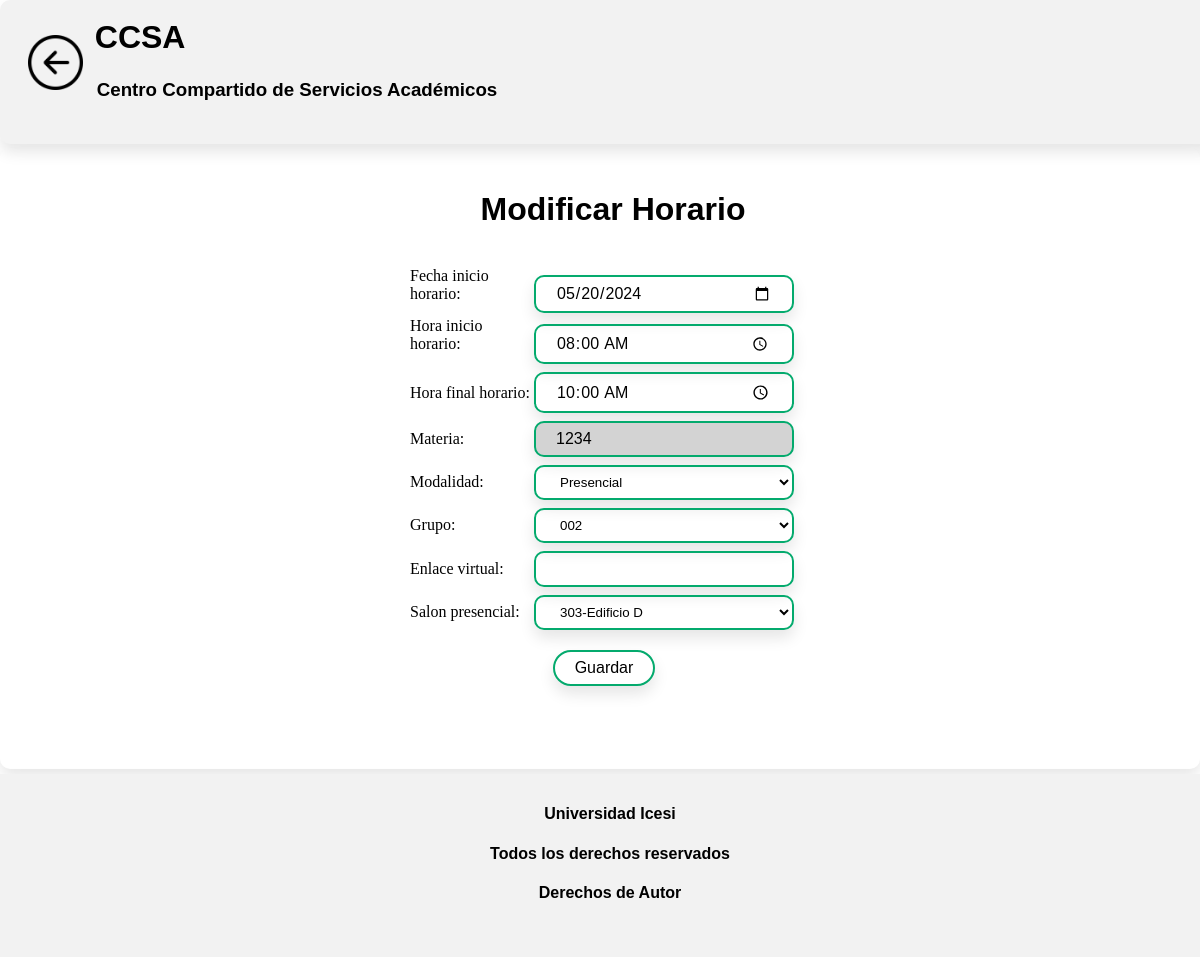
/index/servicios_asignacion/modificar_horarios/34569/, run on the app's committed database.
### CCSApp/models.py (models this page shows, shortened)
class Horario(models.Model):
    MODALIDAD_CHOICES = [
        ('Presencial', 'Presencial'),
        ('Virtual', 'Virtual'),
        ('Mixta', 'Mixta'),
    ]
    GRUPO_CHOICES = [
        ('001', '001'),
        ('002', '002'),
        ('003', '003'),
        ('004', '004')
    ]
    id_horario = models.AutoField(primary_key=True)
    fecha_inicio_horario = models.DateField(default=fecha_inicio_por_defecto, null=False, blank=False)
    hora_inicio_horario = models.TimeField(default=time(8, 0), null=False, blank=False)
    hora_final_horario = models.TimeField(default=time(10, 0), null=False, blank=False)
    materia = models.ForeignKey('Materia', on_delete=models.CASCADE)
    grupo = models.CharField(max_length=20, choices=GRUPO_CHOICES, default='')
    modalidad = models.CharField(max_length=20, choices=MODALIDAD_CHOICES)
    enlace_virtual = models.URLField(blank=True, null=True)
    salon_presencial = models.ForeignKey('Espacio', on_delete=models.CASCADE, default='')

### CCSApp/views.py (the view)
# urls.py: path('index/servicios_asignacion/modificar_horarios/', views.modificar_horarios),
def modificar_horarios(request, id_horario):
    horario = Horario.objects.get(pk=id_horario)
    if request.method == 'POST':
        form = ModificarHorarioForm(request.POST, instance=horario)
        if form.is_valid():
            salon_presencial = form.cleaned_data['salon_presencial']
            fecha_inicio_horario = form.cleaned_data['fecha_inicio_horario']
            hora_inicio_horario = form.cleaned_data['hora_inicio_horario']
            hora_final_horario = form.cleaned_data['hora_final_horario']
            if form.cleaned_data['modalidad'] == 'Virtual':
                nuevo_espacio = Espacio.objects.get(espacio_codigo='N/A')
                horario.salon_presencial = nuevo_espacio
            elif form.cleaned_data['modalidad'] == 'Presencial':
                horario.enlace_virtual = 'N/A'
            conflicto = Horario.objects.filter(
                salon_presencial=salon_presencial,
                fecha_inicio_horario=fecha_inicio_horario,
            ).exclude(
                Q(hora_final_horario__lte=hora_inicio_horario) |
                Q(hora_inicio_horario__gte=hora_final_horario) |
                Q(pk=id_horario)
            ).exists()
            if not conflicto:
                form.save()
                return redirect('/index/servicios_asignacion/consultar_horarios')
            else:
                return render(request, 'Editar/modificar_horarios.html', {
                    'formModificarHorarios': form,
                    'error': 'El horario se superpone con otro horario existente.'
                })
    else:
        form = ModificarHorarioForm(instance=horario)
    return render(request, 'Editar/modificar_horarios.html', {'formModificarHorarios': form})

### CCSApp/models.py (called while the page is built)
    def __str__(self):
          return self.nombre_edificio

    def  __str__(self):
            return f'{self.espacio_codigo}-{self.edificio_espacio}'

### CCSApp/templates/Editar/modificar_horarios.html (shortened to what this page needs)
{% load static %}
<!DOCTYPE html>
<html lang="es">
<head>
  <link rel="stylesheet" href='{% static "css/asignar_horario.css" %}' type='text/css'>
</head>
<body>
  <div id="page-container">
    <div id="page1" class="fade-in">
      <div class="bloq-sup">
        <form method="get">
          <div class="bloq-sup_secd">
            <div class="div_boton_return">
              <button class="boton-2" name="boton1" type="button" onclick="redirigirServiciosAsignaciondesdeConsultarHorarios()">
                <img src="/static/Images/retorno.png" height="55" width="55" alt="Botón de retorno" />
              </button>
            </div>
            <div class="titulo">
              <div class="div_CCSA">
                <h1>CCSA</h1>
              </div>
              <div class="descripcion">
                <h3>Centro Compartido de Servicios Académicos</h3>
              </div>
            </div>
          </div>
        </form>
      </div>
      <div class="bloq-mid-wrapper">
        <div class="bloq-mid">
          <div class="intermed">
            <h1>Modificar Horario</h1>
          </div>
          <div class="intermed-bloq">
            <form method="POST" class="form-1" enctype="multipart/form-data" id="registro-materia-form">
              {{ formModificarHorarios }}
              <div class="buttondiv">
                <button type="submit" class="btn-1">Guardar</button>
              </div>
            </form>
          </div>
        </div>
      </div>
      <div class="bloq-inf">
        <h4>Universidad Icesi</h4>
        <h4>Todos los derechos reservados</h4>
        <h4>Derechos de Autor</h4>
      </div>
    </div>
  </div>
</body>
</html>

### CCSApp/templates/static/css/asignar_horario.css (style rules this page uses)
label { display: inline-block; width: 90px; text-align: right; }
input, textarea { font: 1em sans-serif; width: 300px; box-sizing: border-box; border: 1px solid #999; }
button { margin-left: 0.5em; }
.fade-in { opacity: 0; animation: fadeIn 0.5s ease-in forwards; }
.bloq-sup, .bloq-inf { position: fixed; left: 0; width: 100%; background-color: rgba(255, 255, 255, 0.8); z-index: 9999; text-align: center; padding: 10px; }
.bloq-sup { top: 0; }
.bloq-inf { bottom: 0; }
.bloq-mid-wrapper { width: 100%; }
.div_boton_return { margin-left: 0px; margin-top: 40px; margin-bottom: 5px; margin-right: 10px; width: 5%; height: 10%; justify-content: center; background-color: transparent; }
.div_CCSA { margin-left: 10px; margin-top: 10px; margin-bottom: 5px; margin-right: 10px; width: 22%; justify-content: center; font-family: 'Poppins', Arial, sans-serif; }
.form-1 { margin: 0 auto; width: 400px; padding: 1em; border-radius: 1em; }
.btn-1 { font-size: 1rem; font-weight: 500; color: #000; border: none; box-shadow: 0px 8px 15px rgba(0, 0, 0, 0.1);; padding: 7px 20px; background-color: #28C985; border-radius: 2rem; border:0.7px solid #000000c8; }
.btn-1 { background-color: white; border: 2px solid #04AA6D; transition: background-color 1s; }
.buttondiv { display: flex; justify-content: center; margin-top: 4%; }
.bloq-mid { display: block; justify-content: center; position: fixed; top: 48%; left: 50%; transform: translate(-50%, -50%); height: 60%; border-radius: 10px; box-shadow: 0px 8px 15px rgba(0, 0, 0, 0.1); overflow-y: scroll; width: 100%; height: 64.8%; }
.intermed-bloq { position: relative; top:1%; left: 0%; margin-left: 0%; margin-bottom: 0%; float: top; width: 100%; height: 90%; }
.bloq-mid input { width: 65%; height: 5%; margin-left: 0%; margin-top: 1%; margin-bottom: 1%; border: 1px solid #ccc; border-radius: 4px; box-sizing: border-box; }
.bloq-mid label { width: 30%; text-align: left; margin-left: 2.5%; }
.intermed { position: relative; top: 20px; left: 34%; margin-left: 25px; margin-bottom: 1%; float: top; width: 30%; height: 10%; font-family: 'Poppins', Arial, sans-serif; text-align: center; }
.intermed-bloq .form-control2 { width: 65%; height: 50%; background-color: transparent; border: 2px solid #04AA6D; border-radius: 10px; box-shadow: 0px 8px 15px rgba(0, 0, 0, 0.1); padding: 7px 20px; margin-top: 4px; margin-bottom: 4px; }
.intermed-bloq .form-control { width: 65%; height: 50%; background-color: transparent; border: 2px solid #04AA6D; border-radius: 10px; box-shadow: 0px 8px 15px rgba(0, 0, 0, 0.1); padding: 7px 20px; }
.bloq-sup { position: fixed; left: 0; width: 100%; height: 13%; top: 0; background-color: #f2f2f2; border-radius: 10px; box-shadow: 0px 8px 15px rgba(0, 0, 0, 0.1); }
.bloq-inf { position: fixed; bottom: 0; left: 0px; width: 100%; height: 17%; background-color: #f2f2f2; text-align: center; padding: 10px 2; font-family: 'Poppins', Arial, sans-serif; }
.bloq-sup_secd { display: flex; align-items: center; margin-top: auto; margin-top: -25px; margin-left: 5px; }
.boton-2 { margin-right: 10px; background-size: cover; background-repeat: no-repeat; border: none; width: 55px; height: 55px; background-color: transparent; }
.titulo { margin-right: 10px; line-height: 62px; }
.descripcion { margin-left: 12px; line-height: 0px; font-family: 'Poppins', Arial, sans-serif; }
.form-control { width: 72%; padding: 8px; margin-bottom: 10px; border: 1px solid #ccc; border-radius: 4px; box-sizing: border-box; }

### data on the page
Horario: fecha_inicio_horario "05/20/2024", hora_inicio_horario "08:00:00", hora_final_horario "10:00:00", materia "1234", modalidad "Presencial", grupo "002", salon_presencial "303-Edificio D"
